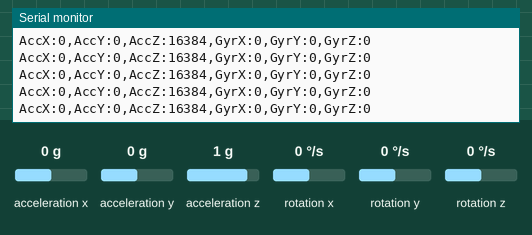
This sketch was run on a simulated Raspberry Pi Pico. Shown: the last lines printed to the serial monitor. Wiring (inferred from the names in the program): MPU-6050 motion sensor at I2C address 0x68. Inputs (shaded band) come from the test bench; at power-on: acceleration x 0 g, acceleration y 0 g, acceleration z 1 g, rotation x 0 °/s, rotation y 0 °/s, rotation z 0 °/s.

Above: at 2.2 s.
2.3 s: acceleration x set to -1.4 g
At 2.36 s:
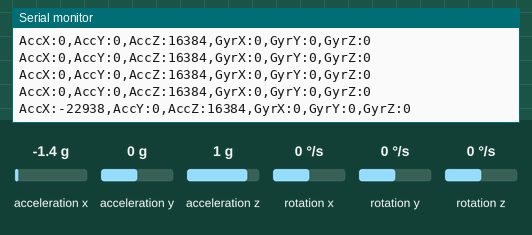
3.8 s: acceleration y set to -1.4 g
At 3.82 s:
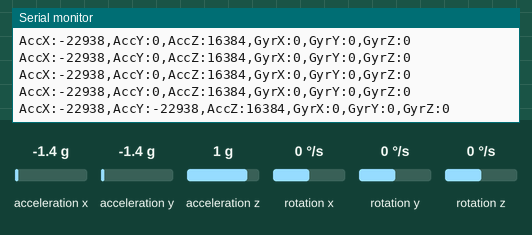
5.3 s: acceleration z set to -1.4 g
At 5.32 s:
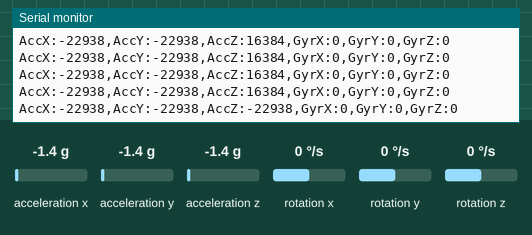
6.8 s: rotation x set to -192 °/s
At 6.83 s:
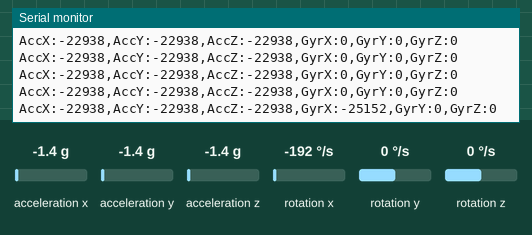
8.3 s: rotation y set to -192 °/s
At 8.33 s:
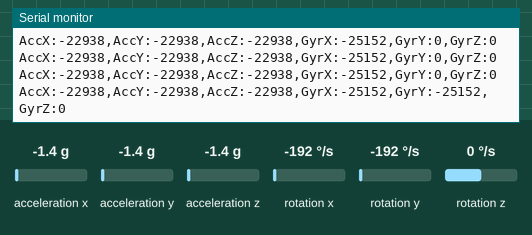

The sketch:

IMU_TestCode.ino
```cpp
#include <Wire.h>

// MPU6050 I2C address
const int MPU_ADDR = 0x68;

int16_t ax, ay, az, gx, gy, gz, temp;
void setup() {
  Serial.begin(115200);
  Wire.setSDA(4);
  Wire.setSCL(5);
  Wire.begin();
  delay(1000); // Give the sensor time to stabilize

  // Wake up the MPU-6050
  Wire.beginTransmission(MPU_ADDR);
  Wire.write(0x6B); // Power Management 1 register
  Wire.write(0);    // Set to 0 to wake it up
  if (Wire.endTransmission() != 0) {
    Serial.println("Wake up failed! Check wires.");
  } else {
    Serial.println("Sensor Woken Up!");
  }

  // Set Accelerometer Sensitivity (Optional but recommended)
  Wire.beginTransmission(MPU_ADDR);
  Wire.write(0x1C); // Accel Config
  Wire.write(0);    // Set to +/- 2g
  Wire.endTransmission();
}
void loop() {
  // Request 14 bytes starting from register 0x3B
  Wire.beginTransmission(MPU_ADDR);
  Wire.write(0x3B);
  Wire.endTransmission(false);
  Wire.requestFrom(MPU_ADDR, 14, true);

  // Read data
  ax = Wire.read() << 8 | Wire.read();
  ay = Wire.read() << 8 | Wire.read();
  az = Wire.read() << 8 | Wire.read();
  temp = Wire.read() << 8 | Wire.read();
  gx = Wire.read() << 8 | Wire.read();
  gy = Wire.read() << 8 | Wire.read();
  gz = Wire.read() << 8 | Wire.read();

  // Print for Serial Plotter/Monitor
  Serial.print("AccX:"); Serial.print(ax);
  Serial.print(",AccY:"); Serial.print(ay);
  Serial.print(",AccZ:"); Serial.print(az);
  Serial.print(",GyrX:"); Serial.print(gx);
  Serial.print(",GyrY:"); Serial.print(gy);
  Serial.print(",GyrZ:"); Serial.println(gz);

  delay(50);
}
```

Measured:
- after the input at 2.3 s, the serial monitor: prints a new line after 0.05 s (image 1)
- after the input at 3.8 s, the serial monitor: prints a new line at once (image 2)
- after the input at 5.3 s, the serial monitor: prints a new line at once (image 3)
- after the input at 6.8 s, the serial monitor: prints a new line at once (image 4)
- after the input at 8.3 s, the serial monitor: prints a new line at once (image 5)
